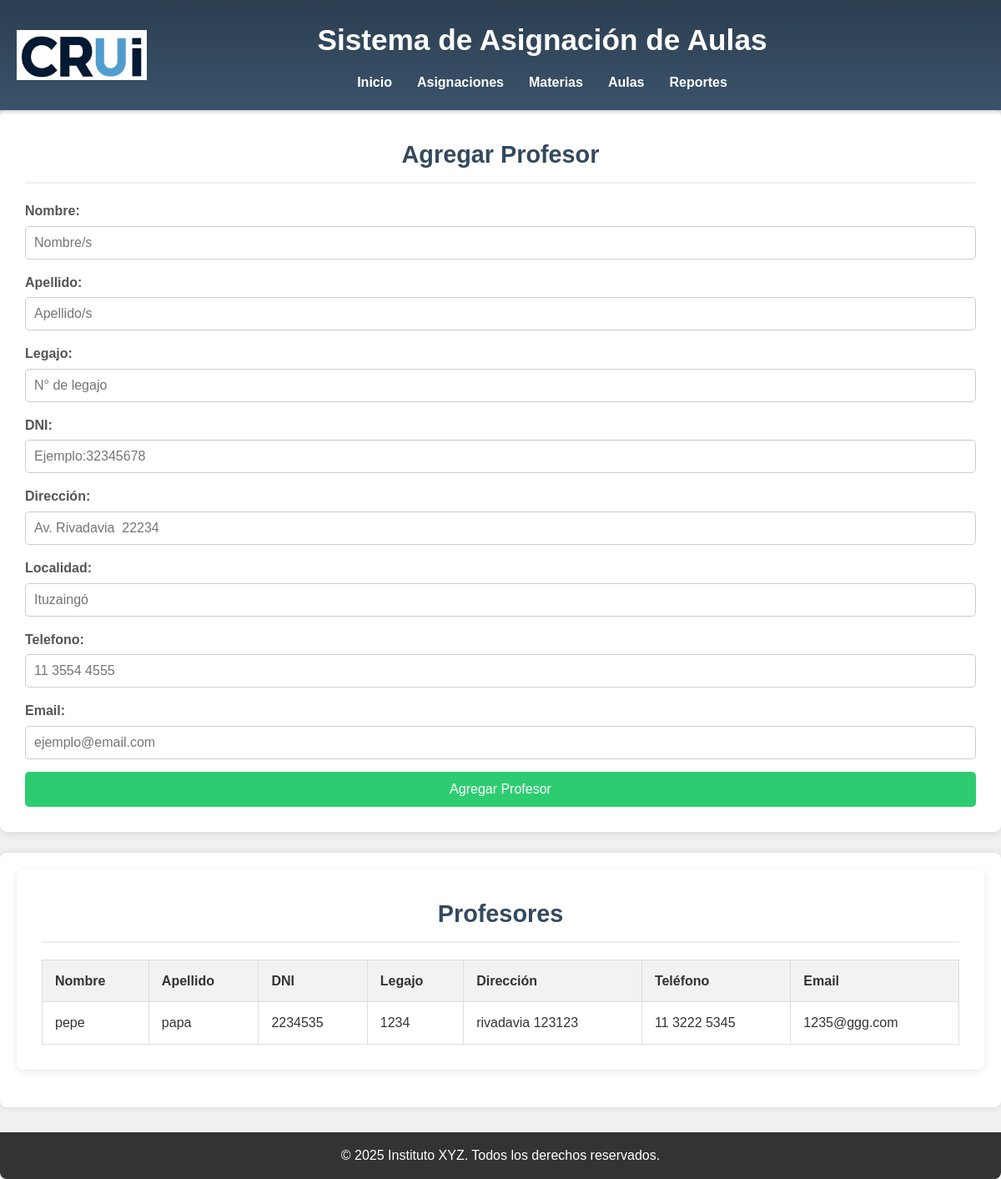
/views/profesores.php, run on the app's committed database.
### tables this page shows
CREATE TABLE `profesores` (
  `id` int(11) NOT NULL,
  `nombre` varchar(50) NOT NULL,
  `apellido` varchar(50) NOT NULL,
  `dni` varchar(20) NOT NULL,
  `legajo` varchar(20) NOT NULL,
  `direccion` varchar(255) NOT NULL,
  `localidad` varchar(100) NOT NULL,
  `telefono` varchar(20) NOT NULL,
  `email` varchar(100) NOT NULL
);

### views/profesores.php (the view, shortened to what this page needs)
<?php
include '../config/conexion.php';
$sql = "SELECT * FROM profesores";
$result = $conexion->query($sql);
?>
<!DOCTYPE html>
<html lang="es">
<head>
    <link rel="stylesheet" href="../css/style.css">
</head>
<body>
    <header>
        <img src="../img/CRUI_logo.png" alt="Logo CRUI" class="header-logo-absolute">
        <h1>Sistema de Asignación de Aulas</h1>
        <nav>
            <ul>
                <li><a href="index.php">Inicio</a></li>
                <li><a href="asignaciones.php">Asignaciones</a></li>
                <li><a href="materias.php">Materias</a></li>
                <li><a href="aulas.php">Aulas</a></li>
                <li><a href="#reportes">Reportes</a></li>
            </ul>
        </nav>
    </header>
     <section id="agregar-profesor">
                    <h2>Agregar Profesor</h2>
                   <form id="form-profesor"  method="POST" >
    <div class="form-group">
        <label for="profesor-nombre">Nombre:</label>
        <input type="text" id="profesor-nombre" name="nombre" placeholder="Nombre/s" required>
    </div>
    <div class="form-group">
        <label for="profesor-apellido">Apellido:</label>
        <input type="text" id="profesor-apellido" name="apellido" placeholder="Apellido/s" required>
    </div>
    <div class="form-group">
        <label for="profesor-legajo">Legajo:</label>
        <input type="text" id="profesor-legajo" name="legajo" placeholder="N° de legajo" required>
    </div>
    <div class="form-group">
        <label for="profesor-dni">DNI:</label>
        <input type="text" id="profesor-dni" name="dni" placeholder="Ejemplo:32345678" required>
    </div>
    <div class="form-group">
        <label for="profesor-direccion">Dirección:</label>
        <input type="text" id="profesor-direccion" name="direccion" placeholder="Av. Rivadavia  22234" required>
    </div>
    <div class="form-group">
        <label for="profesor-localidad">Localidad:</label>
        <input type="text" id="profesor-localidad" name="localidad" placeholder="Ituzaingó" required>
    </div>
    <div class="form-group">
        <label for="profesor-telefono">Telefono:</label>
        <input type="text" id="profesor-telefono" name="telefono" placeholder="11 3554 4555" required>
    </div>
    <div class="form-group">
        <label for="profesor-email">Email:</label>
     <input type="email" id="profesor-email" name="email" placeholder="ejemplo@email.com" required>
    </div>
    <button type="submit">Agregar Profesor</button>
</form>
                </section>
    <main class="container">
        <section id="asignaciones-actuales">
            <h2>Profesores</h2>
<table id="current-assignments-table">
    <thead>
        <tr>
            <th>Nombre</th>
            <th>Apellido</th>
            <th>DNI</th>
            <th>Legajo</th>
            <th>Dirección</th>
            <th>Teléfono</th>
            <th>Email</th>
        </tr>
    </thead>
    <tbody>
        <?php
        if ($result->num_rows > 0) {
            while ($row = $result->fetch_assoc()) {
                echo "<tr>";
                echo "<td>" . $row["nombre"] . "</td>";
                echo "<td>" . $row["apellido"] . "</td>";
                echo "<td>" . $row["dni"] . "</td>";
                echo "<td>" . $row["legajo"] . "</td>";
                echo "<td>" . $row["direccion"] . "</td>";
                echo "<td>" . $row["telefono"] . "</td>";
                echo "<td>" . $row["email"] . "</td>";
                echo "</tr>";
            }
        } else {
            echo "<tr><td colspan='7'>No hay profesores agregados.</td></tr>";
        }
        ?>
    </tbody>
</table>
        </section>
    </main>
    <footer>
        <p>&copy; 2025 Instituto XYZ. Todos los derechos reservados.</p>
    </footer>
</body>
</html>

### css/style.css (style rules this page uses)
body, h1, h2, p, div, ul, li { margin: 0; padding: 0; box-sizing: border-box; }
body { font-family: sans-serif; background-color: #f0f0f0; line-height: 1.6; color: #333; }
.container { max-width: 1200px; margin: 20px auto; padding: 20px; background-color: white; border-radius: 8px; box-shadow: 0 0 10px rgba(0, 0, 0, 0.1); }
header { background: linear-gradient(to bottom, #2c3e50, #3a536b); color: #ffffff; padding: 20px 0; text-align: center; box-shadow: 0 2px 5px rgba(0,0,0,0.2); position: relative; padding-left: 100px; }
.header-logo-absolute { position: absolute; left: 20px; top: 50%; transform: translateY(-50%); height: 60px; width: auto; }
header h1 { margin: 0; font-size: 2.2em; white-space: nowrap; margin-bottom: 10px; }
nav ul { list-style: none; padding: 0; display: flex; justify-content: center; margin: 0; }
nav ul li { margin: 0 15px; }
nav ul li a { color: #ffffff; text-decoration: none; font-weight: bold; transition: color 0.3s ease; }
section { background-color: #ffffff; padding: 30px; margin-bottom: 25px; border-radius: 8px; box-shadow: 0 2px 10px rgba(0,0,0,0.1); }
section h2 { color: #34495e; margin-bottom: 20px; font-size: 1.8em; border-bottom: 2px solid #eee; padding-bottom: 10px; text-align: center; }
.form-group { margin-bottom: 15px; }
.form-group label { display: block; margin-bottom: 5px; font-weight: bold; color: #555; }
.form-group input[type="text"], .form-group input[type="number"], .form-group input[type="date"], .form-group input[type="time"], .form-group input[type="email"], .form-group select, .form-group textarea { width: 100%; padding: 10px; border: 1px solid #ccc; border-radius: 5px; font-size: 1em; box-sizing: border-box; }
button[type="submit"] { background-color: #2ecc71; color: white; padding: 12px 20px; border: none; border-radius: 5px; cursor: pointer; font-size: 1em; transition: background-color 0.3s ease; width: 100%; }
#asignaciones-actuales table { width: 100%; border-collapse: collapse; margin-top: 15px; }
#asignaciones-actuales th, #asignaciones-actuales td { padding: 12px 15px; border: 1px solid #ddd; text-align: left; }
#asignaciones-actuales th { background-color: #f2f2f2; color: #333; font-weight: bold; }
footer { text-align: center; padding: 15px; background-color: #333; color: white; border-radius: 0 0 8px 8px; margin-top: 30px; }

### data on the page
profesores: nombre "pepe", apellido "papa", dni "2234535", legajo "1234", direccion "rivadavia 123123", telefono "11 3222 5345", email "1235@ggg.com"
